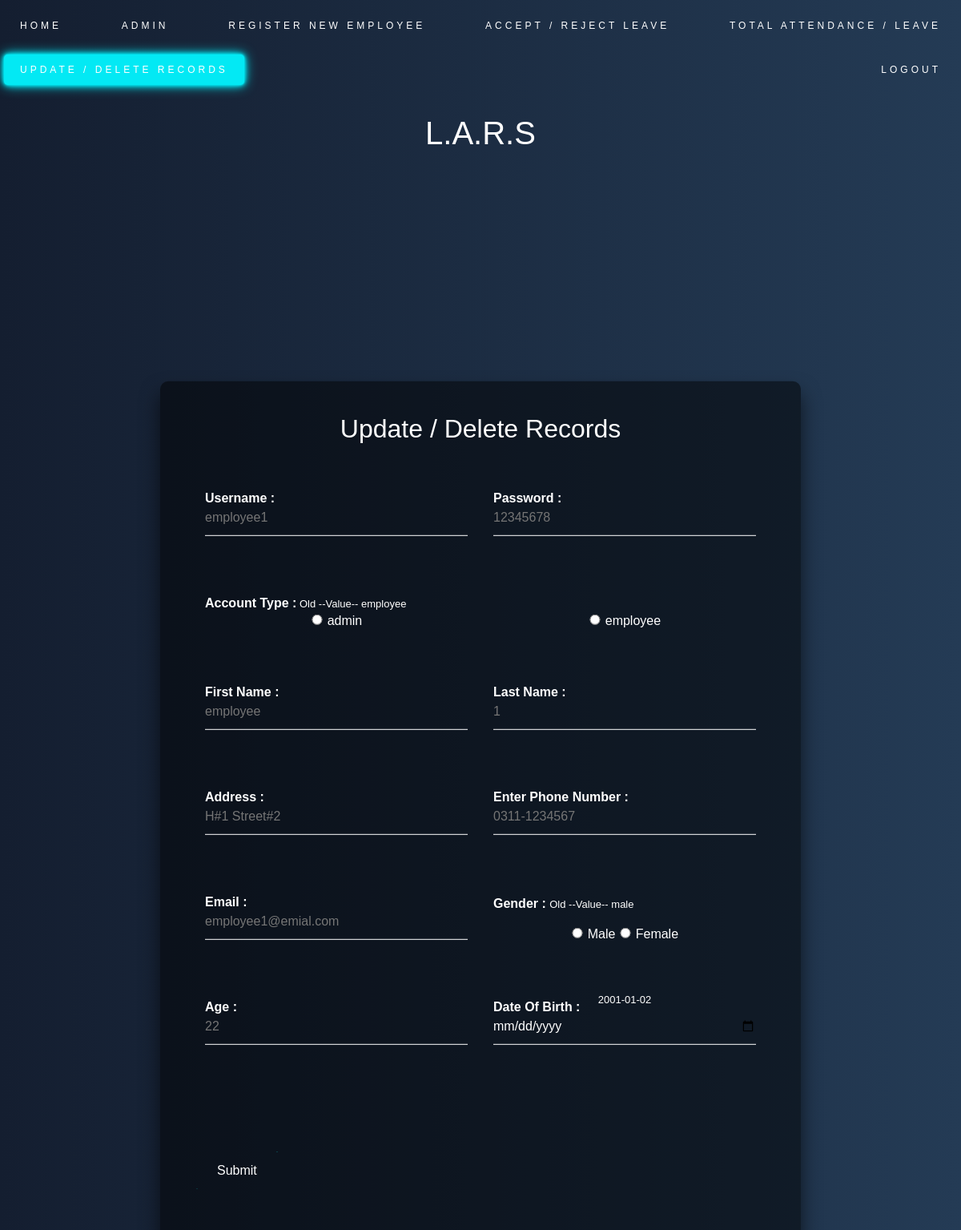
Page /admin/edit.php?id=employee1 (signed in) on the committed database.
### tables this page shows
CREATE TABLE `users` (
  `username` varchar(32) NOT NULL,
  `type` varchar(32) NOT NULL,
  `password` varchar(32) NOT NULL,
  `phone` varchar(32) NOT NULL,
  `first_name` varchar(32) NOT NULL,
  `last_name` varchar(32) NOT NULL,
  `home_address` varchar(32) NOT NULL,
  `email_address` varchar(32) NOT NULL,
  `gender` varchar(16) NOT NULL,
  `date_of_birth` date NOT NULL,
  `age` int(11) NOT NULL
);

### admin/edit.php (the view, shortened to what this page needs)
<?php
$id =  $_REQUEST['id'];
?>
<?php
include_once'header.php';
?>
<body>
<ul class="navbar">
  <li style="float:left"><a href="../index.php">Home</a></li>
  <li><a href="../adminPage.php">Admin</a></li>
  <li><a href="RegisterNew.php">Register New Employee</a></li>
  <li><a href="Accept_Reject_Leave.php">Accept / Reject Leave</a></li>
  <li><a href="Total_Records.php">Total Attendance / Leave</a></li>
  <li><a class="active" href="Update_Delete_Records.php">Update / Delete Records</a></li>
  <li style="float:right"><a href="logout.php?redirect=index.php">Logout</a></li>
</ul>
<div class="appName"><h1> L.A.R.S </h1></div>
<div class="login-box" style="width:800px; margin-top:250px;">
    <h2>Update / Delete Records</h2>
    <form action="editform.php" method="post">
    	<table>
    		<?php
    		$conn = mysqli_connect("localhost", "root", "", "lars_database");
    		$sel_query="Select * from users where username = '$id'";
			$result = mysqli_query($conn,$sel_query);
    		$f_userData = $result->fetch_array();
			if(!empty($f_userData)){
    		?>
        <tr><td>
        <div class="user-box">
        <label for="uname"><b>Username :</b></label><br>
        <input type="text" name="uname" placeholder="<?php echo $f_userData['username']; ?>"required>
        </div>
        </td>
        <td>
        <div class="user-box">
        <label for="psw"><b>Password :</b></label><br>
        <input type="password" name="psw" minlength="8" maxlength="16" size="16" placeholder="<?php echo $f_userData['password']; ?>" required>
        </div>
        </td></tr>
        <tr><td>
        <div class="user-box">
        <label for="actype"><b>Account Type :</b><h7> Old --Value-- <?php echo $f_userData['type']; ?></h7></label>
        </div>
        </td>
        </tr>
        <tr><td>
        <div class="user-box">
        <input style="width:5%" type="radio" name="actype" value="admin" required> admin
        </div>
        </td><td>
        <div class="user-box">
        <input style="width:5%"type="radio" name="actype" value="employee" required> employee
        </div>
        </td></tr>
        <tr><td>
        <div class="user-box">
        <label for="fname"><b>First Name :</b></label><br>
        <input style="width: 100%;" type="text" name="fname" placeholder="<?php echo $f_userData['first_name']; ?>" required>
        </div>
        </td>
        <td>
        <div class="user-box">
        <label for="lname"><b>Last Name :</b></label><br>
        <input style="width: 100%;" type="text" name="lname" placeholder="<?php echo $f_userData['last_name']; ?>" required>
        </div>
        </td></tr>
        <tr><td>
        <div class="user-box">
        <label for="address"><b>Address :</b></label><br>
        <input style="width: 100%;" type="text" name="address" placeholder="<?php echo $f_userData['home_address']; ?>" required>
        </div>
        </td>
        <td>
        <div class="user-box">
        <label for="phone"><b>Enter Phone Number :<b></label><br>
        <input style="width: 100%;" type="tel" id="phone" name="phone" placeholder="<?php echo $f_userData['phone']; ?>" pattern="[0-9]{4}-[0-9]{7}">
        </div>
        </td></tr>
        <tr><td>
        <div class="user-box">
        <label for="email"><b>Email :</b></label><br>
        <input style="width: 100%;" type="email" name="email" placeholder="<?php echo $f_userData['email_address']; ?>" required>
        </div>
        </td>
        <td>
        <div class="user-box">
        <label for="gender"><b>Gender : </b><h7>Old --Value-- <?php echo $f_userData['gender']; ?></h7></label><br><br>
        <input style="width:5%" type="radio" name="gender" value="male" required> Male
        <input style="width:5%" type="radio" name="gender" value="female" required> Female
        </div>
        </td></tr>
        <tr><td>
        <div class="user-box">
        <label for="age"><b>Age :</b></label><br>
        <input type="number" name="age" placeholder="<?php echo $f_userData['age']; ?>" required>
        </div>
        </td><td>
        <div class="user-box">
        <label for="dob_date" ><b>Date Of Birth :</b></label><h7><?php echo $f_userData['date_of_birth']; ?><h7><br>
        <input type="date" name="dob_date" required>
        </div>
        </td></tr>
<?php
}
?>
</table>
<br><br>
    <a>
    <button style="background-color: transparent; color: white; border: none;" class="button" type="submit" >
      Submit
    </button>
    </a>
</form>
<br>
</div>

### css/theme.css (style rules this page uses)
html { height: 100%; }
body { margin:0; padding:0; font-family: sans-serif; background: linear-gradient(to right,#141e30, #243b55); }
.login-box { position: absolute; top: 50%; left: 50%; width: 400px; padding: 40px; transform: translate(-50%, -50%); background: rgba(0,0,0,.5); box-sizing: border-box; box-shadow: 0 15px 25px rgba(0,0,0,.6); border-radius: 10px; }
.login-box h2 { margin: 0 0 30px; padding: 0; color: #fff; text-align: center; }
.login-box .user-box { position: relative; }
.login-box .user-box input { width: 100%; padding: 10px 0; font-size: 16px; color: #fff; margin-bottom: 30px; border: none; border-bottom: 1px solid #fff; outline: none; background: transparent; }
.login-box .user-box label { position: absolute; top:0; left: 0; padding: 10px 0; font-size: 16px; color: #fff; pointer-events: none; transition: .5s; }
.login-box form a { position: relative; display: inline-block; padding: 10px 20px; color: #03e9f4; font-size: 16px; text-decoration: none; text-transform: uppercase; overflow: hidden; transition: .5s; margin-top: 40px; letter-spacing: 4px }

### css/nav.css (style rules this page uses)
.appName { color: white; text-align: center; }
table { border-collapse: collapse; width: 100%; text-align: center; color:white; }
th, td { text-align: center; padding: 16px; }
a { position: relative; display: inline-block; padding: 10px 20px; color: #03e9f4; font-size: 12px; text-decoration: none; text-transform: uppercase; overflow: hidden; transition: .5s; margin-top: 5px; margin-bottom: 5px; margin-left: 5px; margin-right:5px; letter-spacing: 4px; }
ul { list-style-type: none; }
li a { position: relative; display: inline-block; padding: 10px 20px; color: #fff; font-size: 12px; text-decoration: none; text-transform: uppercase; overflow: hidden; transition: .5s; margin-top: 5px; margin-bottom: 5px; margin-left: 5px; margin-right:5px; letter-spacing: 4px; }
.active { background: #03e9f4; color: #fff; border-radius: 5px; box-shadow: 0 0 2px #03e9f4, 0 0 4px #03e9f4, 0 0 8px #03e9f4, 0 0 16px #03e9f4; }
.navbar { background-color: none; border: 0; -webkit-box-shadow: none; box-shadow: none; position: relative; }

### admin/header.php (style rules this page uses)
h7 { font-size:13px; }

### rows in the picture
users: uname "employee1", type "employee", fname "employee", lname "1", address "H#1 Street#2", phone "0311-1234567", email "employee1@emial.com", gender "male", age "22", date_of_birth "2001-01-02"
